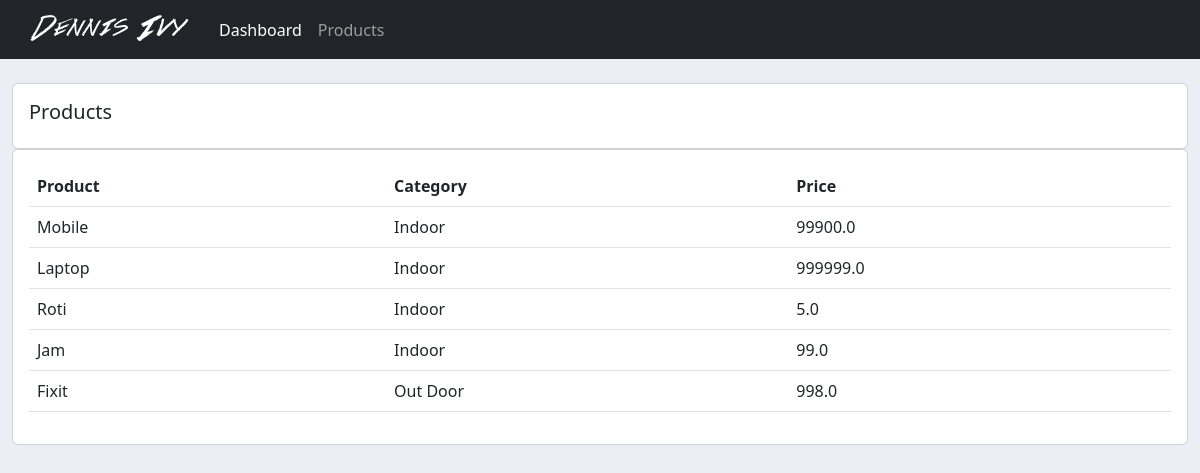
Screenshot of /products/ with the database file from the repository.
### accounts/models.py (models this page shows, shortened)
class Product(models.Model):
    CATEGORIES = (
        ('Indoor', 'Indoor'),
        ('Out Door', 'Out Door')
    )
    name = models.CharField(max_length=255, null=True)
    price = models.FloatField(null=True)
    category = models.CharField(max_length=255, null=True, choices=CATEGORIES)
    description = models.CharField(max_length=255, null=True, blank=True)
    date_created = models.DateTimeField(auto_now_add=True, null=True)
    tags = models.ManyToManyField(Tag)

### accounts/views.py (the view)
# urls.py: path('products/', views.products, name='products'),
def products(request):
    products = Product.objects.all()
    return render(request,'accounts/products.html', {'products': products})

### accounts/templates/accounts/products.html
{%  extends 'accounts/main.html' %}
{% block content %}
		<br>
		<div class="row">
			<div class="col-md">
				<div class="card card-body">
					<h5>Products</h5>
				</div>
				<div class="card card-body">
					<table class="table">
						<tr>
							<th>Product</th>
							<th>Category</th>
							<th>Price</th>
						</tr>
						{% for product in products %}
						<tr>
							<td>{{ product.name }}</td>
							<td>{{ product.category }}</td>
							<td>{{ product.price }}</td>
						</tr>
						{% endfor %}
					</table>
				</div>
			</div>
		</div>
{% endblock content %}

### static/css/main.css (style rules this page uses)
body { background-color: #ebeff5; }

### rows the page displays
Product: name "Mobile", category "Indoor", price "99900.0"
Product: name "Laptop", category "Indoor", price "999999.0"
Product: name "Roti", category "Indoor", price "5.0"
Product: name "Jam", category "Indoor", price "99.0"
Product: name "Fixit", category "Out Door", price "998.0"
